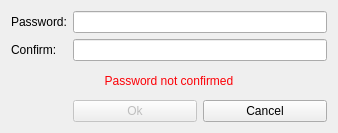
<?xml version="1.0" encoding="UTF-8"?>
<ui version="4.0">
 <class>NewPasswordDialog</class>
 <widget class="QDialog" name="NewPasswordDialog">
  <property name="geometry">
   <rect>
    <x>0</x>
    <y>0</y>
    <width>338</width>
    <height>133</height>
   </rect>
  </property>
  <property name="sizePolicy">
   <sizepolicy hsizetype="Fixed" vsizetype="Fixed">
    <horstretch>0</horstretch>
    <verstretch>0</verstretch>
   </sizepolicy>
  </property>
  <property name="windowTitle">
   <string>Enter password</string>
  </property>
  <layout class="QGridLayout" name="gridLayout">
   <item row="3" column="1">
    <widget class="QPushButton" name="m_okButton">
     <property name="enabled">
      <bool>false</bool>
     </property>
     <property name="text">
      <string>Ok</string>
     </property>
     <property name="default">
      <bool>true</bool>
     </property>
    </widget>
   </item>
   <item row="3" column="2">
    <widget class="QPushButton" name="m_cancelButton">
     <property name="text">
      <string>Cancel</string>
     </property>
    </widget>
   </item>
   <item row="0" column="0">
    <widget class="QLabel" name="label">
     <property name="sizePolicy">
      <sizepolicy hsizetype="Maximum" vsizetype="Preferred">
       <horstretch>0</horstretch>
       <verstretch>0</verstretch>
      </sizepolicy>
     </property>
     <property name="text">
      <string>Password:</string>
     </property>
    </widget>
   </item>
   <item row="0" column="1" colspan="2">
    <widget class="QLineEdit" name="m_passwordEdit">
     <property name="sizePolicy">
      <sizepolicy hsizetype="Expanding" vsizetype="Fixed">
       <horstretch>0</horstretch>
       <verstretch>0</verstretch>
      </sizepolicy>
     </property>
     <property name="echoMode">
      <enum>QLineEdit::Password</enum>
     </property>
    </widget>
   </item>
   <item row="1" column="1" colspan="2">
    <widget class="QLineEdit" name="m_passwordConfirmationEdit">
     <property name="echoMode">
      <enum>QLineEdit::Password</enum>
     </property>
    </widget>
   </item>
   <item row="1" column="0">
    <widget class="QLabel" name="label_2">
     <property name="sizePolicy">
      <sizepolicy hsizetype="Maximum" vsizetype="Preferred">
       <horstretch>0</horstretch>
       <verstretch>0</verstretch>
      </sizepolicy>
     </property>
     <property name="text">
      <string>Confirm:</string>
     </property>
    </widget>
   </item>
   <item row="2" column="0" colspan="3">
    <widget class="QLabel" name="m_errorLabel">
     <property name="palette">
      <palette>
       <active>
        <colorrole role="WindowText">
         <brush brushstyle="SolidPattern">
          <color alpha="255">
           <red>252</red>
           <green>1</green>
           <blue>7</blue>
          </color>
         </brush>
        </colorrole>
       </active>
       <inactive>
        <colorrole role="WindowText">
         <brush brushstyle="SolidPattern">
          <color alpha="255">
           <red>252</red>
           <green>1</green>
           <blue>7</blue>
          </color>
         </brush>
        </colorrole>
       </inactive>
       <disabled>
        <colorrole role="WindowText">
         <brush brushstyle="SolidPattern">
          <color alpha="255">
           <red>127</red>
           <green>127</green>
           <blue>127</blue>
          </color>
         </brush>
        </colorrole>
       </disabled>
      </palette>
     </property>
     <property name="text">
      <string>Password not confirmed</string>
     </property>
     <property name="alignment">
      <set>Qt::AlignCenter</set>
     </property>
    </widget>
   </item>
  </layout>
 </widget>
 <tabstops>
  <tabstop>m_passwordEdit</tabstop>
  <tabstop>m_passwordConfirmationEdit</tabstop>
  <tabstop>m_okButton</tabstop>
  <tabstop>m_cancelButton</tabstop>
 </tabstops>
 <resources/>
 <connections>
  <connection>
   <sender>m_okButton</sender>
   <signal>clicked()</signal>
   <receiver>NewPasswordDialog</receiver>
   <slot>accept()</slot>
   <hints>
    <hint type="sourcelabel">
     <x>147</x>
     <y>102</y>
    </hint>
    <hint type="destinationlabel">
     <x>147</x>
     <y>63</y>
    </hint>
   </hints>
  </connection>
  <connection>
   <sender>m_cancelButton</sender>
   <signal>clicked()</signal>
   <receiver>NewPasswordDialog</receiver>
   <slot>reject()</slot>
   <hints>
    <hint type="sourcelabel">
     <x>241</x>
     <y>102</y>
    </hint>
    <hint type="destinationlabel">
     <x>147</x>
     <y>63</y>
    </hint>
   </hints>
  </connection>
  <connection>
   <sender>m_passwordEdit</sender>
   <signal>textChanged(QString)</signal>
   <receiver>NewPasswordDialog</receiver>
   <slot>checkPassword(QString)</slot>
   <hints>
    <hint type="sourcelabel">
     <x>206</x>
     <y>25</y>
    </hint>
    <hint type="destinationlabel">
     <x>168</x>
     <y>64</y>
    </hint>
   </hints>
  </connection>
  <connection>
   <sender>m_passwordConfirmationEdit</sender>
   <signal>textChanged(QString)</signal>
   <receiver>NewPasswordDialog</receiver>
   <slot>checkPassword(QString)</slot>
   <hints>
    <hint type="sourcelabel">
     <x>206</x>
     <y>64</y>
    </hint>
    <hint type="destinationlabel">
     <x>168</x>
     <y>64</y>
    </hint>
   </hints>
  </connection>
 </connections>
 <slots>
  <slot>checkPassword(QString)</slot>
 </slots>
</ui>
